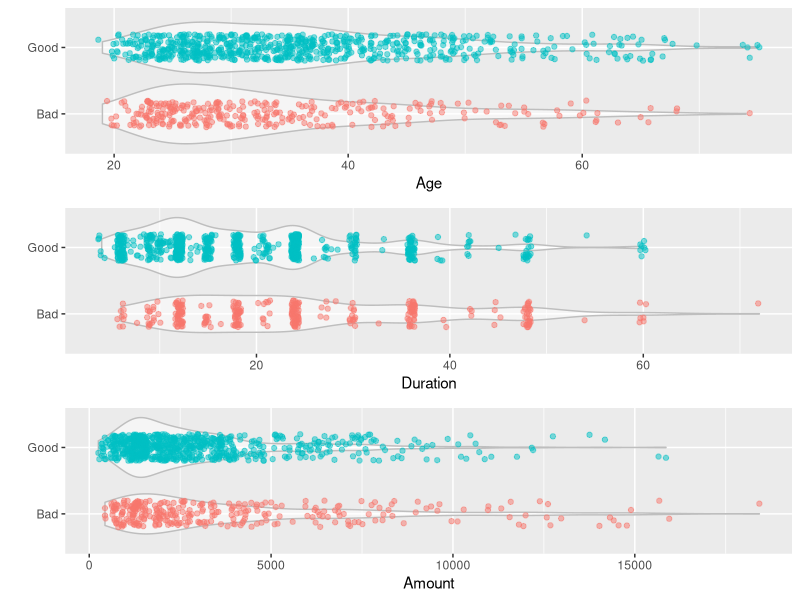

Recreate this plot in R.
## ---- chunk 1
library(caret); data("GermanCredit")
## ---- chunk 2
library(gridExtra)
g1 <- ggplot(GermanCredit, aes(x = Class, y  = Age)) + 
  geom_violin(alpha = 0.5, color = "gray") + 
  geom_jitter(alpha = 0.5, aes(color = Class), position =   position_jitter(width = .2)) + coord_flip() + labs(x ="")  +
  theme(legend.position="none")

g2 <- ggplot(GermanCredit, aes(x = Class, y  = Duration)) + 
  geom_violin(alpha = 0.5, color = "gray") + 
  geom_jitter(alpha = 0.5, aes(color = Class), position =   position_jitter(width = .2)) + coord_flip() + labs(x ="") +
  theme(legend.position="none")

g3 <- ggplot(GermanCredit, aes(x = Class, y  = Amount)) + 
  geom_violin(alpha = 0.5, color = "gray") + 
  geom_jitter(alpha = 0.5, aes(color = Class), position =   position_jitter(width = .2)) + coord_flip() + labs(x ="") +
  theme(legend.position="none")

grid.arrange(g1, g2, g3, nrow = 3)
## ---- chunk 3

